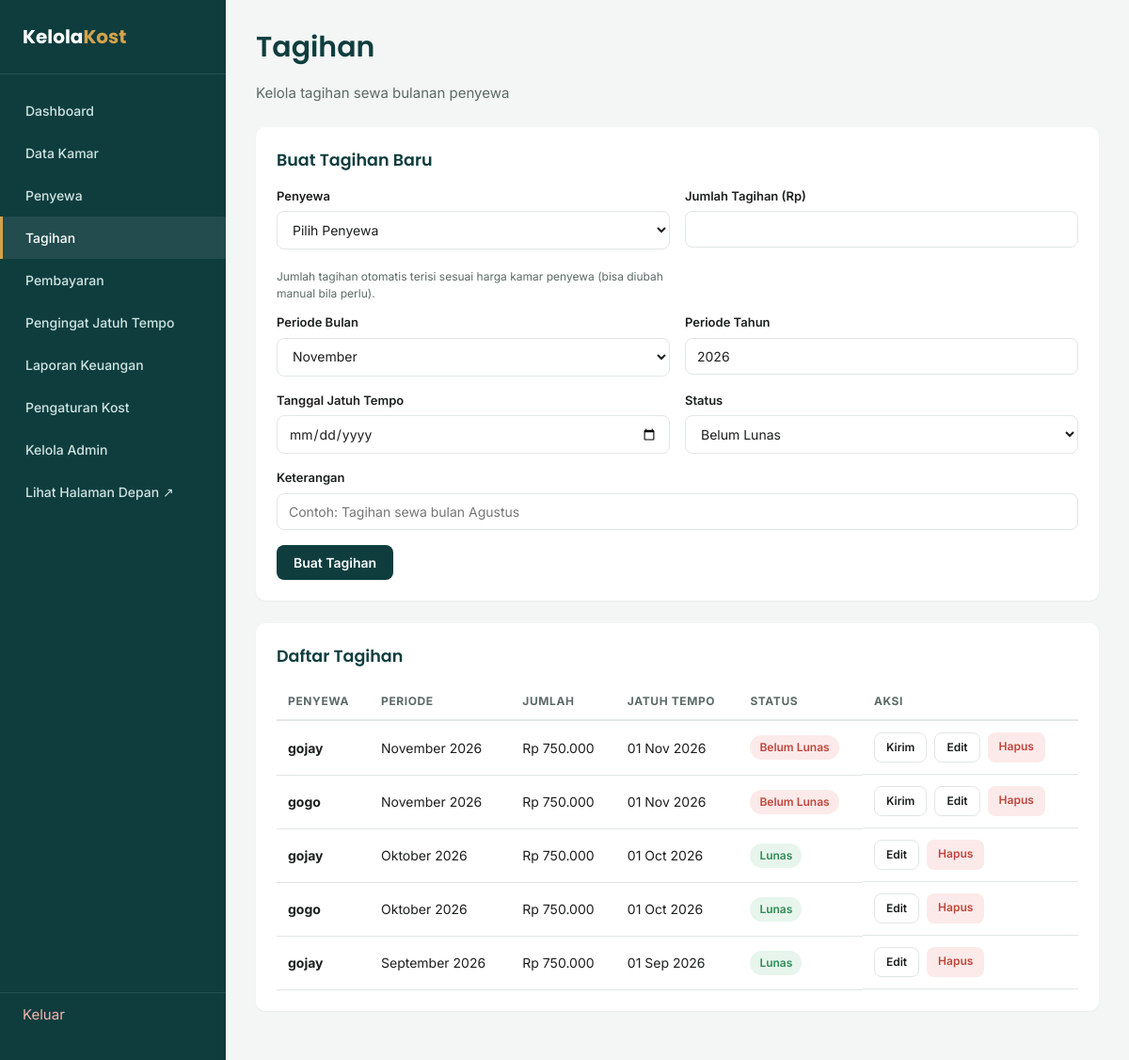
The page /tagihan.php (signed in) on the database its author committed.
### tables this page shows
CREATE TABLE tagihan (
    id                  INT UNSIGNED  NOT NULL AUTO_INCREMENT,
    penyewa_id          INT UNSIGNED  NOT NULL,
    jumlah_tagihan      DECIMAL(12,2) NOT NULL DEFAULT 0,
    periode_bulan       TINYINT UNSIGNED NOT NULL,
    periode_tahun       SMALLINT UNSIGNED NOT NULL,
    tanggal_jatuh_tempo DATE          NOT NULL,
    status              ENUM('belum_lunas','lunas') NOT NULL DEFAULT 'belum_lunas',
    keterangan          VARCHAR(255)  NULL,
    created_at          TIMESTAMP     NOT NULL DEFAULT CURRENT_TIMESTAMP,
    PRIMARY KEY (id),
    KEY idx_tagihan_penyewa (penyewa_id),
    KEY idx_tagihan_periode (periode_tahun, periode_bulan),
    CONSTRAINT fk_tagihan_penyewa FOREIGN KEY (penyewa_id) REFERENCES penyewa (id)
        ON UPDATE CASCADE ON DELETE CASCADE
);

CREATE TABLE penyewa (
    id            INT UNSIGNED  NOT NULL AUTO_INCREMENT,
    nama          VARCHAR(100)  NOT NULL,
    kamar_id      INT UNSIGNED  NOT NULL,
    no_hp           VARCHAR(30)   NULL,
    email           VARCHAR(120)  NULL,
    email_penagihan VARCHAR(120)  NULL,
    no_ktp          VARCHAR(30)   NULL,
    tanggal_masuk DATE          NOT NULL,
    alamat_asal   TEXT          NULL,
    status        ENUM('aktif','nonaktif') NOT NULL DEFAULT 'aktif',
    password      VARCHAR(255)  NULL,
    created_at    TIMESTAMP     NOT NULL DEFAULT CURRENT_TIMESTAMP,
    PRIMARY KEY (id),
    UNIQUE KEY uq_penyewa_email (email),
    KEY idx_penyewa_kamar (kamar_id),
    CONSTRAINT fk_penyewa_kamar FOREIGN KEY (kamar_id) REFERENCES kamar (id)
        ON UPDATE CASCADE ON DELETE RESTRICT
);

### includes/functions.php (called while the page is built, shortened)
<?php
function e($value): string
{
    return htmlspecialchars((string) $value, ENT_QUOTES, 'UTF-8');
}
function rupiah($angka): string
{
    return 'Rp ' . number_format((float) $angka, 0, ',', '.');
}
function bulan_nama(int $bulan): string
{
    $daftar = [
        1 => 'Januari', 2 => 'Februari', 3 => 'Maret', 4 => 'April',
        5 => 'Mei', 6 => 'Juni', 7 => 'Juli', 8 => 'Agustus',
        9 => 'September', 10 => 'Oktober', 11 => 'November', 12 => 'Desember',
    ];
    return $daftar[$bulan] ?? '';
}
function bulan_singkat(int $bulan): string
{
    $daftar = [
        1 => 'Jan', 2 => 'Feb', 3 => 'Mar', 4 => 'Apr',
        5 => 'Mei', 6 => 'Jun', 7 => 'Jul', 8 => 'Agu',
        9 => 'Sep', 10 => 'Oct', 11 => 'Nov', 12 => 'Des',
    ];
    return $daftar[$bulan] ?? '';
}
function tanggal_id($tanggal): string
{
    $ts = strtotime($tanggal);
    return date('d', $ts) . ' ' . bulan_singkat((int) date('n', $ts)) . ' ' . date('Y', $ts);
}
function pengaturan(PDO $pdo): array
{
    static $data = null;
    if ($data === null) {
        $data = $pdo->query('SELECT * FROM pengaturan WHERE id = 1')->fetch();
    }
    return $data;
}
function email_penagihan(array $penyewa): string
{
    $email = trim((string) ($penyewa['email_penagihan'] ?? ''));
    if ($email === '') {
        $email = trim((string) ($penyewa['email'] ?? ''));
    }
    return $email;
}
function link_mailto(string $email, string $subjek, string $isi): string
{
    return 'mailto:' . rawurlencode($email)
        . '?subject=' . rawurlencode($subjek)
        . '&body=' . rawurlencode($isi);
}

### tagihan.php (the view, shortened to what this page needs)
<?php
require_once __DIR__ . '/koneksi.php';
$set        = pengaturan($pdo);
$edit   = null;
$daftarTagihan = $pdo->query('
    SELECT t.*, p.nama, p.email, p.email_penagihan, k.nomor_kamar
    FROM tagihan t
    JOIN penyewa p ON p.id = t.penyewa_id
    LEFT JOIN kamar k ON k.id = p.kamar_id
    ORDER BY t.periode_tahun DESC, t.periode_bulan DESC, t.id ASC
')->fetchAll();
$bulanTerpilih = $edit ? (int) $edit['periode_bulan'] : (int) date('n');
$tahunTerpilih = $edit ? (int) $edit['periode_tahun'] : (int) date('Y');
require __DIR__ . '/includes/header.php';
?>
<div class="topbar">
    <div>
        <h1>Tagihan</h1>
        <p class="text-muted mb-0">Kelola tagihan sewa bulanan penyewa</p>
    </div>
</div>
<div class="card">
    <div class="card-header">
        <h3 class="mb-0"><?= $edit ? 'Edit Tagihan' : 'Buat Tagihan Baru' ?></h3>
    </div>
    <form method="POST" action="tagihan_proses.php">
        <div class="form-row">
            <div>
                <label for="penyewa_id">Penyewa</label>
                <select id="penyewa_id" name="penyewa_id" required onchange="isiOtomatisJumlahTagihan(this)">
                    <option value="">Pilih Penyewa</option>
                </select>
                <p class="text-muted" style="font-size:12px; margin-top:4px;">Jumlah tagihan otomatis terisi sesuai harga kamar penyewa (bisa diubah manual bila perlu).</p>
            </div>
            <div>
                <label for="jumlah_tagihan">Jumlah Tagihan (Rp)</label>
                <input type="number" id="jumlah_tagihan" name="jumlah_tagihan" required min="0" step="1000" value="<?= e($edit['jumlah_tagihan'] ?? '') ?>">
            </div>
        </div>
        <div class="form-row">
            <div>
                <label for="periode_bulan">Periode Bulan</label>
                <select id="periode_bulan" name="periode_bulan" required>
                    <?php for ($b = 1; $b <= 12; $b++): ?>
                        <option value="<?= $b ?>"<?= $bulanTerpilih === $b ? ' selected' : '' ?>>
                            <?= bulan_nama($b) ?>
                        </option>
                    <?php endfor; ?>
                </select>
            </div>
            <div>
                <label for="periode_tahun">Periode Tahun</label>
                <input type="number" id="periode_tahun" name="periode_tahun" required value="<?= $tahunTerpilih ?>">
            </div>
        </div>
        <div class="form-row">
            <div>
                <label for="tanggal_jatuh_tempo">Tanggal Jatuh Tempo</label>
                <input type="date" id="tanggal_jatuh_tempo" name="tanggal_jatuh_tempo" required value="<?= e($edit['tanggal_jatuh_tempo'] ?? '') ?>">
            </div>
            <div>
                <label for="status">Status</label>
                <select id="status" name="status">
                    <option value="belum_lunas"<?= ($edit['status'] ?? '') !== 'lunas' ? ' selected' : '' ?>>Belum Lunas</option>
                </select>
            </div>
        </div>
        <label for="keterangan">Keterangan</label>
        <input type="text" id="keterangan" name="keterangan" placeholder="Contoh: Tagihan sewa bulan Agustus" value="<?= e($edit['keterangan'] ?? '') ?>">
        <button type="submit" class="btn btn-primary"><?= $edit ? 'Simpan Perubahan' : 'Buat Tagihan' ?></button>
    </form>
</div>
<div class="card">
    <div class="card-header">
        <h3 class="mb-0">Daftar Tagihan</h3>
    </div>
    <table>
        <thead>
            <tr>
                <th>Penyewa</th>
                <th>Periode</th>
                <th>Jumlah</th>
                <th>Jatuh Tempo</th>
                <th>Status</th>
                <th>Aksi</th>
            </tr>
        </thead>
        <tbody>
            <?php foreach ($daftarTagihan as $t): ?>
                <?php
                $lunas      = $t['status'] === 'lunas';
                $emailTagih = email_penagihan($t);
                $periode    = bulan_nama((int) $t['periode_bulan']) . ' ' . (int) $t['periode_tahun'];
                $subjek     = 'Tagihan ' . $set['nama_kost'] . ' — ' . $periode;
                $isi        = "Halo " . $t['nama'] . ",\n\n"
                    . 'Tagihan sewa kamar ' . ($t['nomor_kamar'] ?? '-') . ' untuk periode ' . $periode . ' sebesar ' . rupiah($t['jumlah_tagihan']) . " telah diterbitkan.\n"
                    . 'Jatuh tempo: ' . tanggal_id($t['tanggal_jatuh_tempo']) . ".\n\n"
                    . "Silakan melakukan pembayaran melalui portal penyewa.\n\n"
                    . 'Terima kasih,' . "\n" . $set['nama_kost'];
                ?>
                <tr>
                    <td><strong><?= e($t['nama']) ?></strong></td>
                    <td><?= bulan_nama((int) $t['periode_bulan']) . ' ' . (int) $t['periode_tahun'] ?></td>
                    <td><?= rupiah($t['jumlah_tagihan']) ?></td>
                    <td><?= tanggal_id($t['tanggal_jatuh_tempo']) ?></td>
                    <td>
                        <span class="badge <?= $lunas ? 'badge-success' : 'badge-danger' ?>">
                            <?= $lunas ? 'Lunas' : 'Belum Lunas' ?>
                        </span>
                    </td>
                    <td class="actions-cell">
                        <?php if (!$lunas && $emailTagih !== ''): ?>
                            <a href="<?= e(link_mailto($emailTagih, $subjek, $isi)) ?>" class="btn btn-outline btn-sm">Kirim</a>
                        <?php endif; ?>
                        <a href="tagihan.php?edit=<?= (int) $t['id'] ?>" class="btn btn-outline btn-sm">Edit</a>
                        <a href="tagihan_proses.php?action=delete&id=<?= (int) $t['id'] ?>" class="btn btn-danger btn-sm confirm-delete" data-confirm="Hapus tagihan ini?">Hapus</a>
                    </td>
                </tr>
            <?php endforeach; ?>
        </tbody>
    </table>
</div>
<?php require __DIR__ . '/includes/footer.php'; ?>

### assets/css/style.css (style rules this page uses)
:root { --color-bg: #F4F6F5; --color-surface: #FFFFFF; --color-primary: #0F3D3E; --color-primary-light: #1B6B67; --color-accent: #D4A34C; --color-text: #1B1F1D; --color-text-muted:#5B6A66; --color-border: #E1E7E5; --color-success: #2E8B57; --color-success-bg:#E7F5EC; --color-danger: #C1443C; --color-danger-bg: #FBEAE9; --color-warning-bg:#FFF6E5; --radius: 10px; --shadow-sm: 0 1px 2px rgba(15, 61, 62, 0.06); --shadow-md: 0 4px 16px rgba(15, 61, 62, 0.08); --sidebar-width: 240px; --font-display: 'Poppins', sans-serif; --font-body: 'Inter', sans-serif; }
* { box-sizing: border-box; }
html, body { margin: 0; padding: 0; background: var(--color-bg); color: var(--color-text); font-family: var(--font-body); font-size: 15px; line-height: 1.5; }
h1, h2, h3, h4 { font-family: var(--font-display); font-weight: 600; margin: 0 0 8px 0; color: var(--color-primary); }
a { color: var(--color-primary-light); text-decoration: none; }
.topbar { display: flex; justify-content: space-between; align-items: center; margin-bottom: 24px; flex-wrap: wrap; gap: 12px; }
.card { background: var(--color-surface); border-radius: var(--radius); padding: 22px; box-shadow: var(--shadow-sm); margin-bottom: 24px; }
.card-header { display: flex; justify-content: space-between; align-items: center; margin-bottom: 16px; flex-wrap: wrap; gap: 10px; }
label { display: block; font-size: 13px; font-weight: 600; margin-bottom: 6px; color: var(--color-text); }
input, select, textarea { width: 100%; padding: 10px 12px; border: 1px solid var(--color-border); border-radius: 8px; font-family: var(--font-body); font-size: 14px; margin-bottom: 16px; background: #fff; color: var(--color-text); }
.form-row { display: grid; grid-template-columns: 1fr 1fr; gap: 16px; }
.btn { display: inline-block; padding: 10px 18px; border-radius: 8px; border: none; font-family: var(--font-body); font-weight: 600; font-size: 14px; cursor: pointer; text-align: center; }
.btn-primary { background: var(--color-primary); color: #fff; }
.btn-danger { background: var(--color-danger-bg); color: var(--color-danger); }
.btn-outline { background: transparent; border: 1px solid var(--color-border); color: var(--color-text); }
.btn-sm { padding: 6px 12px; font-size: 12px; }
table { width: 100%; border-collapse: collapse; font-size: 14px; }
thead th { text-align: left; font-size: 12px; text-transform: uppercase; letter-spacing: 0.05em; color: var(--color-text-muted); padding: 10px 12px; border-bottom: 2px solid var(--color-border); }
tbody td { padding: 12px; border-bottom: 1px solid var(--color-border); vertical-align: middle; }
.actions-cell { display: flex; gap: 8px; flex-wrap: wrap; }
.badge { display: inline-block; padding: 4px 10px; border-radius: 999px; font-size: 12px; font-weight: 600; }
.badge-success { background: var(--color-success-bg); color: var(--color-success); }
.badge-danger { background: var(--color-danger-bg); color: var(--color-danger); }
.text-muted { color: var(--color-text-muted); }
.mb-0 { margin-bottom: 0; }

### rows shown on the page
tagihan: penyewa.nama "gojay", periode_bulan "November", periode_tahun "2026", jumlah_tagihan "Rp 750.000", tanggal_jatuh_tempo "01 Nov 2026", status "Belum Lunas"
tagihan: penyewa.nama "gogo", periode_bulan "November", periode_tahun "2026", jumlah_tagihan "Rp 750.000", tanggal_jatuh_tempo "01 Nov 2026", status "Belum Lunas"
tagihan: penyewa.nama "gojay", periode_bulan "Oktober", periode_tahun "2026", jumlah_tagihan "Rp 750.000", tanggal_jatuh_tempo "01 Oct 2026", status "Lunas"
tagihan: penyewa.nama "gogo", periode_bulan "Oktober", periode_tahun "2026", jumlah_tagihan "Rp 750.000", tanggal_jatuh_tempo "01 Oct 2026", status "Lunas"
tagihan: penyewa.nama "gojay", periode_bulan "September", periode_tahun "2026", jumlah_tagihan "Rp 750.000", tanggal_jatuh_tempo "01 Sep 2026", status "Lunas"

### other values the page prints
form field periode_bulan "November"
